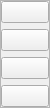
                           <widget class="QFrame" name="f_cashButtons">
                            <property name="maximumSize">
                             <size>
                              <width>50</width>
                              <height>16777215</height>
                             </size>
                            </property>
                            <property name="tabletTracking">
                             <bool>false</bool>
                            </property>
                            <property name="frameShape">
                             <enum>QFrame::StyledPanel</enum>
                            </property>
                            <property name="frameShadow">
                             <enum>QFrame::Raised</enum>
                            </property>
                            <layout class="QVBoxLayout" name="verticalLayout_15">
                             <property name="leftMargin">
                              <number>0</number>
                             </property>
                             <property name="topMargin">
                              <number>0</number>
                             </property>
                             <property name="rightMargin">
                              <number>0</number>
                             </property>
                             <property name="bottomMargin">
                              <number>0</number>
                             </property>
                             <item>
                              <widget class="QPushButton" name="btn_cashRegisterReduce">
                               <property name="sizePolicy">
                                <sizepolicy hsizetype="Minimum" vsizetype="Minimum">
                                 <horstretch>0</horstretch>
                                 <verstretch>0</verstretch>
                                </sizepolicy>
                               </property>
                               <property name="maximumSize">
                                <size>
                                 <width>50</width>
                                 <height>16777215</height>
                                </size>
                               </property>
                               <property name="tabletTracking">
                                <bool>false</bool>
                               </property>
                               <property name="text">
                                <string/>
                               </property>
                               <property name="icon">
                                <iconset resource="../resource/resource.qrc">
                                 <normaloff>:/Simple icons/simple_icons/fi-rr-smile-wink.svg</normaloff>:/Simple icons/simple_icons/fi-rr-smile-wink.svg</iconset>
                               </property>
                               <property name="iconSize">
                                <size>
                                 <width>32</width>
                                 <height>32</height>
                                </size>
                               </property>
                              </widget>
                             </item>
                             <item>
                              <widget class="QPushButton" name="btn_cashRegisterTicketKitchen">
                               <property name="sizePolicy">
                                <sizepolicy hsizetype="Minimum" vsizetype="Minimum">
                                 <horstretch>0</horstretch>
                                 <verstretch>0</verstretch>
                                </sizepolicy>
                               </property>
                               <property name="maximumSize">
                                <size>
                                 <width>50</width>
                                 <height>16777215</height>
                                </size>
                               </property>
                               <property name="tabletTracking">
                                <bool>false</bool>
                               </property>
                               <property name="text">
                                <string/>
                               </property>
                               <property name="icon">
                                <iconset resource="../resource/resource.qrc">
                                 <normaloff>:/Simple icons/simple_icons/fi-rr-room-service.svg</normaloff>:/Simple icons/simple_icons/fi-rr-room-service.svg</iconset>
                               </property>
                               <property name="iconSize">
                                <size>
                                 <width>32</width>
                                 <height>32</height>
                                </size>
                               </property>
                              </widget>
                             </item>
                             <item>
                              <widget class="QPushButton" name="btn_cashRegisterTicket">
                               <property name="sizePolicy">
                                <sizepolicy hsizetype="Minimum" vsizetype="Minimum">
                                 <horstretch>0</horstretch>
                                 <verstretch>0</verstretch>
                                </sizepolicy>
                               </property>
                               <property name="maximumSize">
                                <size>
                                 <width>50</width>
                                 <height>16777215</height>
                                </size>
                               </property>
                               <property name="tabletTracking">
                                <bool>false</bool>
                               </property>
                               <property name="text">
                                <string/>
                               </property>
                               <property name="icon">
                                <iconset resource="../resource/resource.qrc">
                                 <normaloff>:/Simple icons/simple_icons/fi-rr-print.svg</normaloff>:/Simple icons/simple_icons/fi-rr-print.svg</iconset>
                               </property>
                               <property name="iconSize">
                                <size>
                                 <width>32</width>
                                 <height>32</height>
                                </size>
                               </property>
                              </widget>
                             </item>
                             <item>
                              <widget class="QPushButton" name="btn_cashRegisterPay">
                               <property name="sizePolicy">
                                <sizepolicy hsizetype="Minimum" vsizetype="Minimum">
                                 <horstretch>0</horstretch>
                                 <verstretch>0</verstretch>
                                </sizepolicy>
                               </property>
                               <property name="maximumSize">
                                <size>
                                 <width>50</width>
                                 <height>16777215</height>
                                </size>
                               </property>
                               <property name="tabletTracking">
                                <bool>false</bool>
                               </property>
                               <property name="text">
                                <string/>
                               </property>
                               <property name="icon">
                                <iconset resource="../resource/resource.qrc">
                                 <normaloff>:/Simple icons/simple_icons/fi-rr-dollar.svg</normaloff>:/Simple icons/simple_icons/fi-rr-dollar.svg</iconset>
                               </property>
                               <property name="iconSize">
                                <size>
                                 <width>32</width>
                                 <height>32</height>
                                </size>
                               </property>
                              </widget>
                             </item>
                            </layout>
                           </widget>
